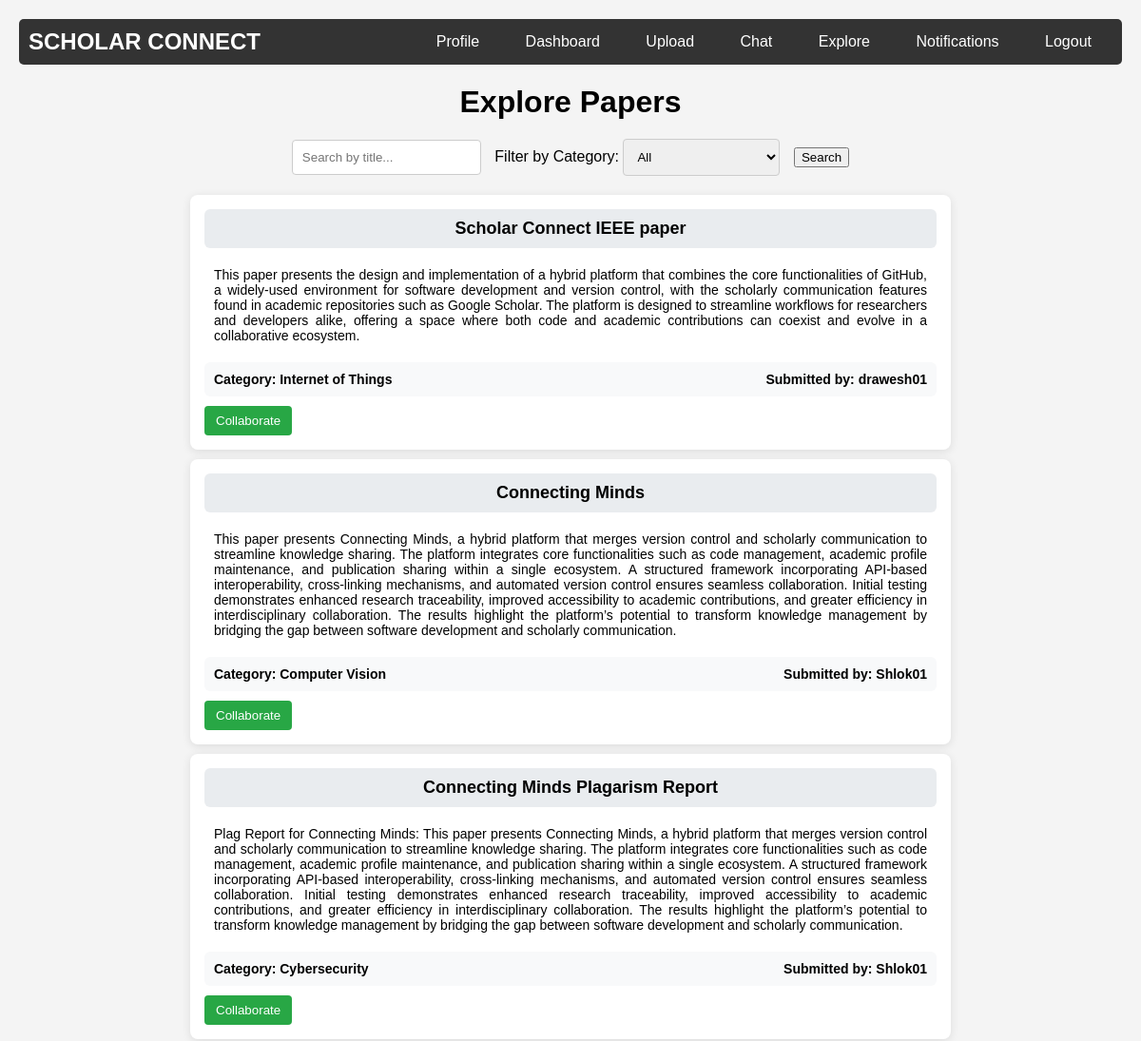
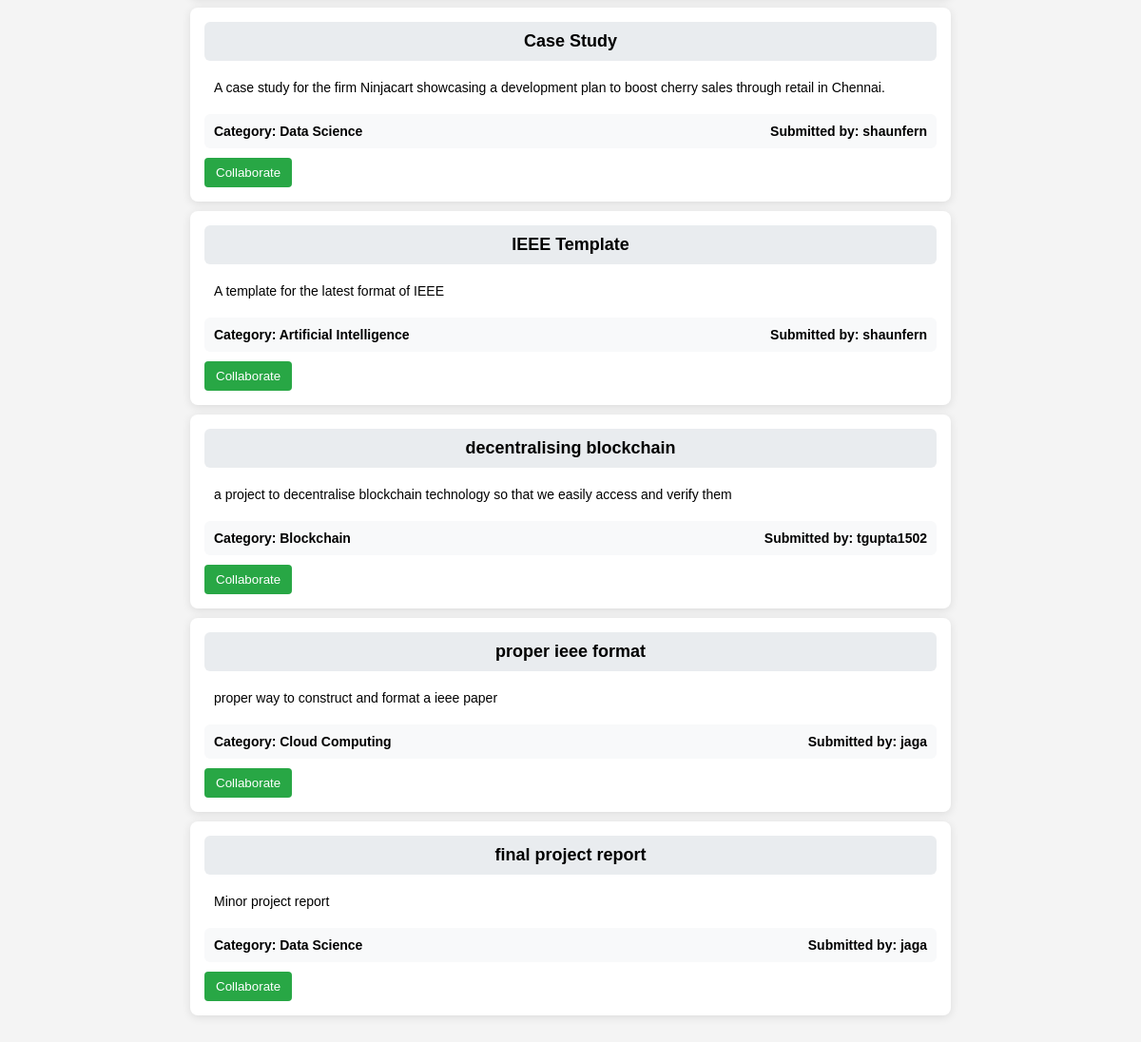
/explore, run on the app's committed database (2 pictures, top to bottom).
### app.py (models this page shows, shortened)
class Paper(db.Model):
    id = db.Column(db.Integer, primary_key=True)
    title = db.Column(db.String(200), nullable=False)
    description = db.Column(db.String(500), nullable=False)
    category = db.Column(db.String(100), nullable=False)
    file_path = db.Column(db.String(300), nullable=False)  # Renamed field
    user_id = db.Column(db.Integer, db.ForeignKey('user.id'), nullable=False)
    user = db.relationship('User', backref=db.backref('papers', lazy=True))

class User(db.Model, UserMixin):
    id = db.Column(db.Integer, primary_key=True)
    first_name = db.Column(db.String(50), nullable=False)
    last_name = db.Column(db.String(50), nullable=False)
    username = db.Column(db.String(50), unique=True, nullable=False)
    email = db.Column(db.String(100), unique=True, nullable=False)
    password = db.Column(db.String(100), nullable=False)

### app.py (the view)
@app.route('/explore', methods=['GET'])
def explore():
    search_query = request.args.get('search', '').strip()
    selected_category = request.args.get('category', '')
    papers_query = Paper.query  # Start with base query
    if search_query:
        papers_query = papers_query.filter(Paper.title.ilike(f"%{search_query}%"))
    if selected_category:
        papers_query = papers_query.filter_by(category=selected_category)
    papers = papers_query.all()
    return render_template('explore.html', papers=papers)

### templates/explore.html (shortened to what this page needs)
<!DOCTYPE html>
<html lang="en">
<head>
</head>
<body>
    <nav>
        <div class="logo">SCHOLAR CONNECT</div>
        <div>
            <a href="{{ url_for('profile') }}">Profile</a>
            <a href="{{ url_for('dashboard') }}">Dashboard</a>
            <a href="{{ url_for('upload') }}">Upload</a>
            <a href="{{ url_for('chats') }}">Chat</a>
            <a href="{{ url_for('explore') }}">Explore</a>
            <a href="{{ url_for('notifications_page') }}">Notifications</a>
            <a href="{{ url_for('logout') }}">Logout</a>
        </div>
    </nav>
    <h1>Explore Papers</h1>
    <div class="search-container">
        <form method="GET">
            <input type="text" name="search" placeholder="Search by title..." value="{{ request.args.get('search', '') }}">
            <label for="category">Filter by Category:</label>
            <select name="category">
                <option value="">All</option>
            </select>
            <button type="submit">Search</button>
        </form>
    </div>
    <ul>
        {% for paper in papers %}
        <li class="paper-box">
            <div class="paper-title">{{ paper.title }}</div>
            <div class="paper-description">{{ paper.description }}</div>
            <div class="paper-footer">
                <span>Category: {{ paper.category }}</span>
                <span>Submitted by: {{ paper.user.username }}</span>
            </div>
            {% if current_user.id != paper.user.id %}
            <form action="{{ url_for('collaborate', paper_id=paper.id) }}" method="POST">
                <button class="collaborate-button" type="submit">Collaborate</button>
            </form>
            {% endif %}
        </li>
        {% else %}
        <li>No papers found.</li>
        {% endfor %}
    </ul>
</body>
</html>

### templates/explore.html (style rules this page uses)
body { font-family: Arial, sans-serif; background-color: #f4f4f4; margin: 0; padding: 20px; }
h1 { text-align: center; margin-bottom: 20px; }
nav { background-color: #333; padding: 10px; border-radius: 5px; margin-bottom: 20px; display: flex; justify-content: space-between; align-items: center; }
nav a { color: white; margin: 0 10px; text-decoration: none; padding: 8px 12px; border-radius: 4px; }
.search-container { text-align: center; margin-bottom: 20px; }
input[type="text"], select { padding: 10px; border-radius: 4px; border: 1px solid #ccc; margin-right: 10px; }
.logo { color: white; font-size: 24px; font-weight: bold; }
ul { list-style: none; padding: 0; max-width: 800px; margin: 0 auto; }
.paper-box { background: white; padding: 15px; margin: 10px 0; border-radius: 8px; box-shadow: 0 2px 10px rgba(0, 0, 0, 0.1); display: flex; flex-direction: column; gap: 10px; }
.paper-title { font-size: 18px; font-weight: bold; text-align: center; padding: 10px; background-color: #e9ecef; border-radius: 6px; }
.paper-description { font-size: 14px; padding: 10px; text-align: justify; }
.paper-footer { display: flex; justify-content: space-between; align-items: center; font-size: 14px; font-weight: bold; padding: 10px; background-color: #f8f9fa; border-radius: 6px; }
.collaborate-button { background-color: #28a745; color: white; padding: 8px 12px; border: none; border-radius: 4px; cursor: pointer; }

### data on the page
Paper: title "Scholar Connect IEEE paper", description "This paper presents the design and implementation of a hybrid platform that combines the core functionalities of GitHub, a widely-used environment for software development and version control, with the scholarly communication features found in academic repositories such as Google Scholar. The platform is designed to streamline workflows for researchers and developers alike, offering a space where both code and academic contributions can coexist and evolve in a collaborative ecosystem.", category "Internet of Things", user.username "drawesh01"
Paper: title "Connecting Minds", description "This paper presents Connecting Minds, a hybrid platform that merges version control and scholarly communication to streamline knowledge sharing. The platform integrates core functionalities such as code management, academic profile maintenance, and publication sharing within a single ecosystem. A structured framework incorporating API-based interoperability, cross-linking mechanisms, and automated version control ensures seamless collaboration. Initial testing demonstrates enhanced research traceability, improved accessibility to academic contributions, and greater efficiency in interdisciplinary collaboration. The results highlight the platform’s potential to transform knowledge management…", category "Computer Vision", user.username "Shlok01"
Paper: title "Connecting Minds Plagarism Report", description "Plag Report for Connecting Minds: This paper presents Connecting Minds, a hybrid platform that merges version control and scholarly communication to streamline knowledge sharing. The platform integrates core functionalities such as code management, academic profile maintenance, and publication sharing within a single ecosystem. A structured framework incorporating API-based interoperability, cross-linking mechanisms, and automated version control ensures seamless collaboration. Initial testing demonstrates enhanced research traceability, improved accessibility to academic contributions, and greater efficiency in interdisciplinary collaboration. The results highlight the platform’s potential…", category "Cybersecurity", user.username "Shlok01"
Paper: title "Case Study", description "A case study for the firm Ninjacart showcasing a development plan to boost cherry sales through retail in Chennai.", category "Data Science", user.username "shaunfern"
Paper: title "IEEE Template", description "A template for the latest format of IEEE", category "Artificial Intelligence", user.username "shaunfern"
Paper: title "decentralising blockchain", description "a project to decentralise blockchain technology so that we easily access and verify them", category "Blockchain", user.username "tgupta1502"
Paper: title "proper ieee format", description "proper way to construct and format a ieee paper", category "Cloud Computing", user.username "jaga"
Paper: title "final project report", description "Minor project report", category "Data Science", user.username "jaga"
